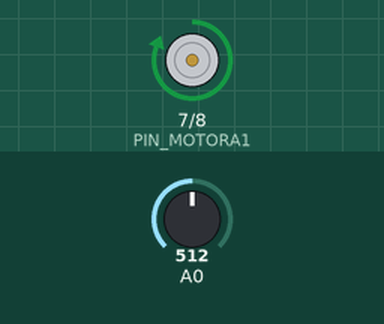
Recording of a sketch running on a simulated Arduino Uno, built with avr-gcc and run on an emulated ATmega328P. On the bench: motor-driver pin pairs drawn as motors (green arrow = first pin HIGH = forward, orange = second pin HIGH = backward, longer = more drive, scaled by the enable pin). The test bench sets the inputs (shaded band); at power-on: A0 = 512. What the sketch prints to the serial monitor is not drawn.

Above: at 1.2 s.
1.3 s: A0 set to 11
At 1.7 s:
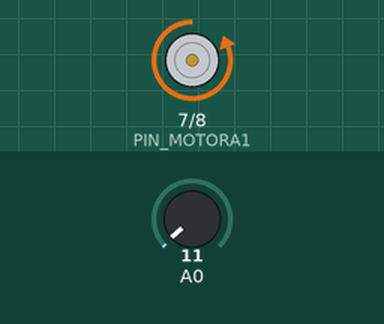
2.8 s: A0 set to 8
At 5.15 s:
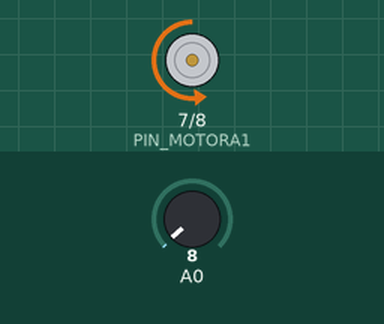
5.8 s: A0 set to 306
At 6.06 s:
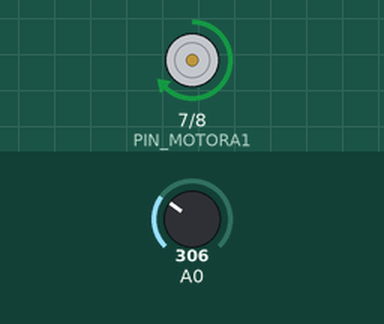
Timing chart, 0 to 14.0 s (numbered marks = the images above; inputs shaded):
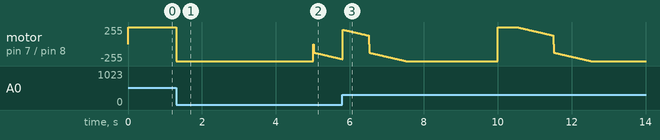

Measured:
- the behaviour switches between 10 and 9 on A0 (found by bisection; images 1 and 2)
- by itself, motor on pin 7 (PIN_MOTORA1) / pin 8 (PIN_MOTORA2): ramps from forward 255/255 to backward 255/255 and jumps back, once every 4.2 s

The sketch:

motorslider.ino
```cpp
#define PIN_MOTORA1 7
#define PIN_MOTORA2 8
#define PIN_MOTORAPWM 9
#define ADC_SLIDER_IN 0
#define MOTOR_DEADBAND 128

int sliderVal = 0;
int setpoint = 512;
float slider_Kp = 0.5;

void setup() {
  pinMode(PIN_MOTORA1, OUTPUT);
  pinMode(PIN_MOTORA2, OUTPUT);
  pinMode(PIN_MOTORAPWM, OUTPUT);

  digitalWrite(PIN_MOTORA1, LOW);
  digitalWrite(PIN_MOTORA2, LOW);
  analogWrite(PIN_MOTORAPWM, 0);

  Serial.begin(57600);
}

void loop() {
  // put your main code here, to run repeatedly:
  sliderVal = analogRead(0);
  Serial.println("Target: " + String(setpoint) + " Current: " + String(sliderVal));

  setMotor((int) ((setpoint - sliderVal) * slider_Kp));

  setpoint = (int) millis()/5 % 1000 + 5;
}

/*
 * Set a motor to a given output value between 0 and 100. Positive values indicate
 * forward direction, negative values indicate backward direction.
 */
void setMotor(int value)
{
  //Serial.println("Setting Value: " + String(value));
  int pwmlevel = abs(value);
  // Set controller direction
  if (pwmlevel < 1)
  {
    // Disengage if pwmlevel is very small
    pwmlevel = 0;
    digitalWrite(PIN_MOTORA1, LOW);
    digitalWrite(PIN_MOTORA2, LOW);
    analogWrite(PIN_MOTORAPWM, 0);
    return;
  }
  else if (value < 0)
  {
    // Backward
    digitalWrite(PIN_MOTORA2, LOW);
    digitalWrite(PIN_MOTORA1, HIGH);
  }
  else
  {
    // Forward
    digitalWrite(PIN_MOTORA1, LOW);
    digitalWrite(PIN_MOTORA2, HIGH);
  }

  // Check bounds on pwmlevel
  if (pwmlevel > 100)
  {
    pwmlevel = 100;
    analogWrite(PIN_MOTORAPWM, 255);
  }
  else
  {
    // Write new PWM value
    analogWrite(PIN_MOTORAPWM, map(pwmlevel, 0, 100, MOTOR_DEADBAND, 255));
  }
}
```
